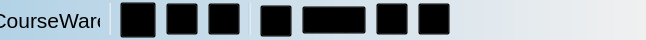
<?xml version="1.0" encoding="UTF-8"?>
<ui version="4.0">
 <class>ToolBar</class>
 <widget class="QFrame" name="ToolBar">
  <property name="enabled">
   <bool>true</bool>
  </property>
  <property name="geometry">
   <rect>
    <x>0</x>
    <y>0</y>
    <width>646</width>
    <height>40</height>
   </rect>
  </property>
  <property name="windowTitle">
   <string>Frame</string>
  </property>
  <property name="styleSheet">
   <string notr="true">QFrame {
background-color: qlineargradient(spread:pad, x1:0, y1:0, x2:1, y2:0, stop:0 rgba(179, 210, 230, 255), stop:1 rgba(240, 240, 240, 255));
border-color: rgb(188, 188, 188);
border: 0px solid;
margin: 0; 
padding: 0
;}</string>
  </property>
  <property name="frameShape">
   <enum>QFrame::NoFrame</enum>
  </property>
  <property name="frameShadow">
   <enum>QFrame::Sunken</enum>
  </property>
  <widget class="QLabel" name="titleText">
   <property name="geometry">
    <rect>
     <x>0</x>
     <y>2</y>
     <width>100</width>
     <height>36</height>
    </rect>
   </property>
   <property name="font">
    <font>
     <family>Helvetica</family>
     <pointsize>16</pointsize>
    </font>
   </property>
   <property name="styleSheet">
    <string notr="true">background-color: rgba(232, 232, 232, 0);
border: 0px solid #ffffff;</string>
   </property>
   <property name="text">
    <string>CourseWare</string>
   </property>
   <property name="scaledContents">
    <bool>true</bool>
   </property>
   <property name="alignment">
    <set>Qt::AlignCenter</set>
   </property>
  </widget>
  <widget class="QToolButton" name="pasteButton">
   <property name="geometry">
    <rect>
     <x>120</x>
     <y>2</y>
     <width>36</width>
     <height>36</height>
    </rect>
   </property>
   <property name="toolTip">
    <string>paste</string>
   </property>
   <property name="styleSheet">
    <string notr="true">QToolButton {
background-color: transparent;
opacity: 0.5;
}

QToolButton:hover {
background-color: rgba(224, 224, 224, 196);
border: 0px;
}

QToolButton:pressed {
background-color: rgba(135, 135, 135, 196);
border: 0px;
}</string>
   </property>
   <property name="text">
    <string>...</string>
   </property>
   <property name="icon">
    <iconset>
     <normalon>:/images/paste.png</normalon>
    </iconset>
   </property>
   <property name="iconSize">
    <size>
     <width>34</width>
     <height>34</height>
    </size>
   </property>
  </widget>
  <widget class="QToolButton" name="cutButton">
   <property name="geometry">
    <rect>
     <x>166</x>
     <y>3</y>
     <width>32</width>
     <height>32</height>
    </rect>
   </property>
   <property name="toolTip">
    <string>cut</string>
   </property>
   <property name="styleSheet">
    <string notr="true">QToolButton {
background-color: transparent;
}

QToolButton:hover {
background-color: rgba(224, 224, 224, 196);
border: 0px;
}

QToolButton:pressed {
background-color: rgba(135, 135, 135, 196);
border: 0px;
}</string>
   </property>
   <property name="text">
    <string>...</string>
   </property>
   <property name="icon">
    <iconset resource="icon.qrc">
     <normaloff>:/images/cut.png</normaloff>:/images/cut.png</iconset>
   </property>
   <property name="iconSize">
    <size>
     <width>24</width>
     <height>24</height>
    </size>
   </property>
  </widget>
  <widget class="QToolButton" name="copyButton">
   <property name="geometry">
    <rect>
     <x>208</x>
     <y>3</y>
     <width>32</width>
     <height>32</height>
    </rect>
   </property>
   <property name="toolTip">
    <string>copy</string>
   </property>
   <property name="styleSheet">
    <string notr="true">QToolButton {
background-color: transparent;
}

QToolButton:hover {
background-color: rgba(224, 224, 224, 196);
border: 0px;
}

QToolButton:pressed {
background-color: rgba(135, 135, 135, 196);
border: 0px;
}</string>
   </property>
   <property name="text">
    <string>...</string>
   </property>
   <property name="icon">
    <iconset resource="icon.qrc">
     <normaloff>:/images/copy.png</normaloff>:/images/copy.png</iconset>
   </property>
   <property name="iconSize">
    <size>
     <width>24</width>
     <height>24</height>
    </size>
   </property>
  </widget>
  <widget class="QToolButton" name="textButton">
   <property name="geometry">
    <rect>
     <x>302</x>
     <y>6</y>
     <width>64</width>
     <height>28</height>
    </rect>
   </property>
   <property name="font">
    <font>
     <family>FZXiYuan-M01S</family>
     <pointsize>18</pointsize>
    </font>
   </property>
   <property name="toolTip">
    <string>text block</string>
   </property>
   <property name="styleSheet">
    <string notr="true">QToolButton {
background-color: transparent;
}

QToolButton:hover {
background-color: rgba(224, 224, 224, 196);
border: 0px;
}

QToolButton:pressed {
background-color: rgba(135, 135, 135, 196);
border: 0px;
}</string>
   </property>
   <property name="text">
    <string>文本</string>
   </property>
   <property name="icon">
    <iconset resource="icon.qrc">
     <normaloff>:/images/text.png</normaloff>:/images/text.png</iconset>
   </property>
   <property name="iconSize">
    <size>
     <width>16</width>
     <height>16</height>
    </size>
   </property>
   <property name="toolButtonStyle">
    <enum>Qt::ToolButtonTextBesideIcon</enum>
   </property>
  </widget>
  <widget class="QToolButton" name="tableButton">
   <property name="geometry">
    <rect>
     <x>418</x>
     <y>3</y>
     <width>32</width>
     <height>32</height>
    </rect>
   </property>
   <property name="font">
    <font>
     <family>FZXiYuan-M01S</family>
     <pointsize>18</pointsize>
    </font>
   </property>
   <property name="toolTip">
    <string>table</string>
   </property>
   <property name="styleSheet">
    <string notr="true">QToolButton {
background-color: transparent;
}

QToolButton:hover {
background-color: rgba(224, 224, 224, 196);
border: 0px;
}

QToolButton:pressed {
background-color: rgba(135, 135, 135, 196);
border: 0px;
}</string>
   </property>
   <property name="text">
    <string/>
   </property>
   <property name="icon">
    <iconset resource="icon.qrc">
     <normaloff>:/images/table.png</normaloff>:/images/table.png</iconset>
   </property>
   <property name="iconSize">
    <size>
     <width>24</width>
     <height>24</height>
    </size>
   </property>
   <property name="toolButtonStyle">
    <enum>Qt::ToolButtonIconOnly</enum>
   </property>
  </widget>
  <widget class="QToolButton" name="shapeButton">
   <property name="geometry">
    <rect>
     <x>376</x>
     <y>3</y>
     <width>32</width>
     <height>32</height>
    </rect>
   </property>
   <property name="font">
    <font>
     <family>FZXiYuan-M01S</family>
     <pointsize>18</pointsize>
    </font>
   </property>
   <property name="toolTip">
    <string>shape</string>
   </property>
   <property name="styleSheet">
    <string notr="true">QToolButton {
background-color: transparent;
}

QToolButton:hover {
background-color: rgba(224, 224, 224, 196);
border: 0px;
}

QToolButton:pressed {
background-color: rgba(135, 135, 135, 196);
border: 0px;
}</string>
   </property>
   <property name="text">
    <string/>
   </property>
   <property name="icon">
    <iconset resource="icon.qrc">
     <normaloff>:/images/shape.png</normaloff>:/images/shape.png</iconset>
   </property>
   <property name="iconSize">
    <size>
     <width>24</width>
     <height>24</height>
    </size>
   </property>
   <property name="toolButtonStyle">
    <enum>Qt::ToolButtonIconOnly</enum>
   </property>
  </widget>
  <widget class="Line" name="line1">
   <property name="geometry">
    <rect>
     <x>248</x>
     <y>3</y>
     <width>3</width>
     <height>32</height>
    </rect>
   </property>
   <property name="frameShadow">
    <enum>QFrame::Plain</enum>
   </property>
   <property name="lineWidth">
    <number>1</number>
   </property>
   <property name="orientation">
    <enum>Qt::Vertical</enum>
   </property>
  </widget>
  <widget class="Line" name="line2">
   <property name="geometry">
    <rect>
     <x>108</x>
     <y>3</y>
     <width>3</width>
     <height>32</height>
    </rect>
   </property>
   <property name="orientation">
    <enum>Qt::Vertical</enum>
   </property>
  </widget>
  <widget class="QToolButton" name="selButton">
   <property name="geometry">
    <rect>
     <x>260</x>
     <y>5</y>
     <width>32</width>
     <height>32</height>
    </rect>
   </property>
   <property name="styleSheet">
    <string notr="true">QToolButton {
background-color: transparent;
}

QToolButton:hover {
background-color: rgba(224, 224, 224, 196);
border: 0px;
}

QToolButton:pressed {
background-color: rgba(135, 135, 135, 196);
border: 0px;
}</string>
   </property>
   <property name="text">
    <string/>
   </property>
   <property name="icon">
    <iconset resource="icon.qrc">
     <normaloff>:/images/select.png</normaloff>:/images/select.png</iconset>
   </property>
   <property name="iconSize">
    <size>
     <width>24</width>
     <height>24</height>
    </size>
   </property>
   <property name="popupMode">
    <enum>QToolButton::DelayedPopup</enum>
   </property>
  </widget>
 </widget>
 <resources>
  <include location="icon.qrc"/>
 </resources>
 <connections/>
</ui>
